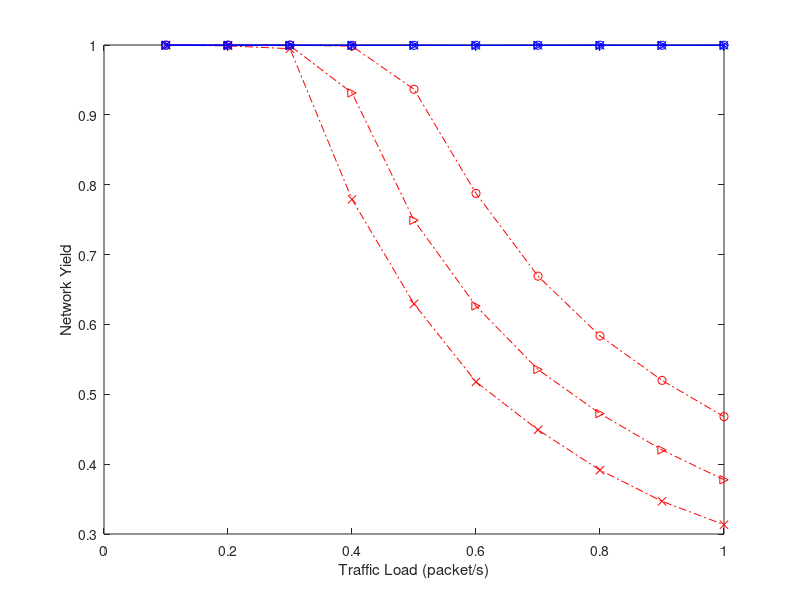

The MATLAB source for this figure: (Note: this script raises an error after producing the figure.)
% Plot yield: Network yield, from 1hop - 10 hops, \xi = 14, 17, 20, traffic load: 0.1:0.1:1
% PRI-basic, PRI-ASM (adaptive schedule maintaince)
basic=[0.999855491	0.999588221	0.999640118	0.998381284	0.936637325	0.787597075	0.669122433	0.583615589	0.51992755	0.468067351;
0.999467691	0.999504345	0.999025976	0.931408076	0.749058755	0.6264317	0.535504613	0.472383105	0.420331241	0.377618136;
0.999736495	0.998763206	0.994702363	0.779056943	0.629474277	0.517785464	0.449035291	0.391434871	0.346836267	0.313288705];

asm=[0.999719402	0.99986317	0.999905694	0.999623137	0.999528223	0.999653501	0.999644703	0.999756752	0.999628473	0.999652393;
0.999585676	0.999443962	0.99948847	0.999517707	0.999637405	0.999472023	0.999472397	0.999462799	0.999539786	0.999610728;
1	0.999724227	0.999625318	0.999546933	0.999584793	0.999424322	0.999621999	0.999586168	0.999475189	0.999639346];


figure;
hold off;
arrival_rate=0.1:0.1:1;
plot(arrival_rate,basic(1,:),'ro-.');
hold on;
plot(arrival_rate,basic(2,:),'r>-.');
plot(arrival_rate,basic(3,:),'rx-.');


plot(arrival_rate,asm(1,:),'bo-');
plot(arrival_rate,asm(2,:),'b>-');
plot(arrival_rate,asm(3,:),'bx-');

% set(gca,'XTick',0.05:0.05:0.5);
% set(gca,'XTickLabel',0.05:0.05:0.5);
%set(gca,'Xdir','reverse')

xlabel('Traffic Load (packet/s)');
ylabel('Network Yield');
legend('PRI-basic, {{\it{\xi}} = 14}','PRI-basic, {{\it{\xi}} = 18}','PRI-basic, {{\it{\xi}} = 22}', ...
    'PRI-ASM, {{\it{\xi}} = 14}','PRI-ASM, {{\it{\xi}} = 18}','PRI-ASM, {{\it{\xi}} = 22}',3);
% grid on;
